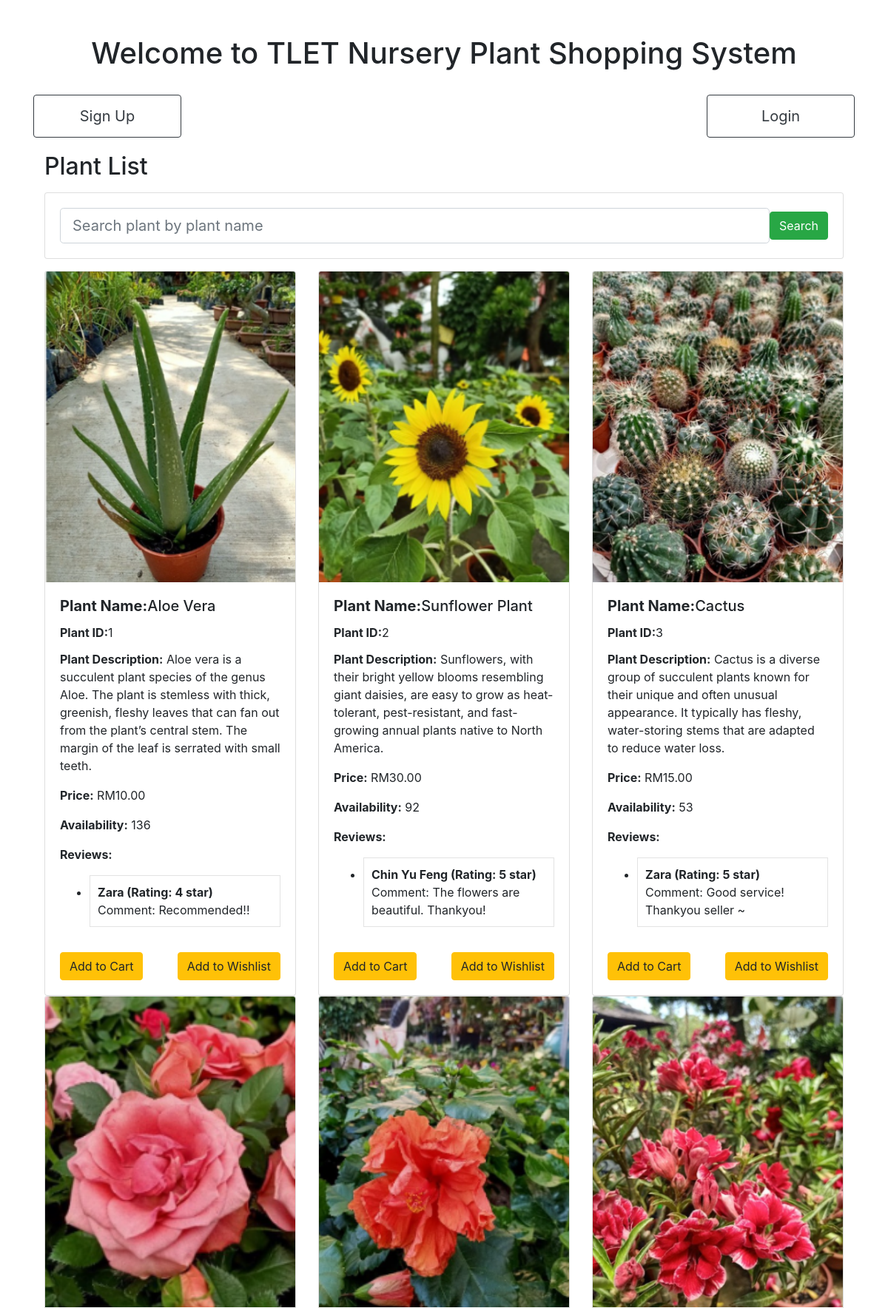
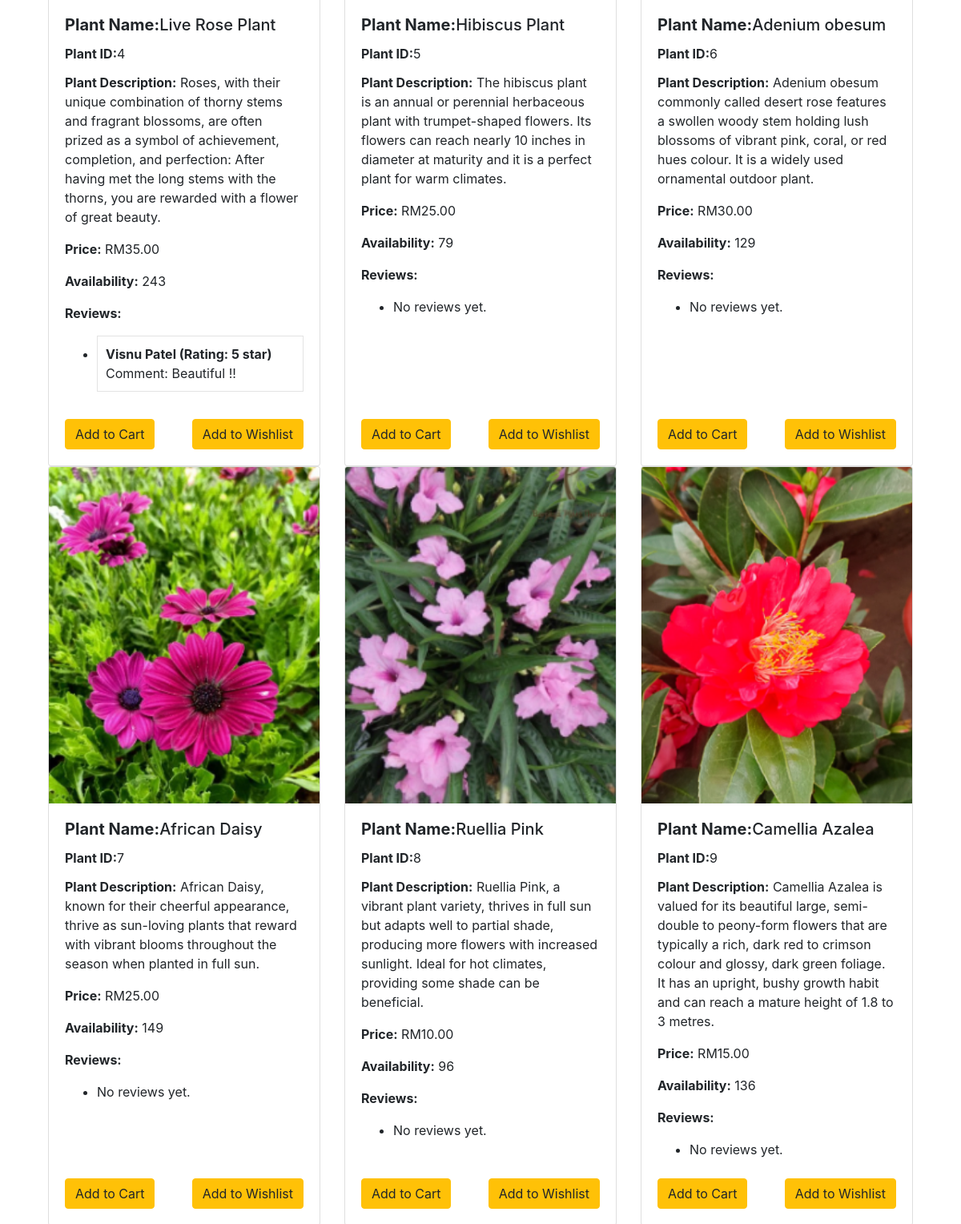
The page / (upper part) on the database its author committed (2 pictures, top to bottom).
### app/models.py (models this page shows, shortened)
class Plant(models.Model):
    plant_name = models.CharField(max_length=80)
    plant_image = models.ImageField(upload_to='plant/')
    plant_description = models.CharField(max_length=500)
    plant_price = models.DecimalField(max_digits=5, decimal_places=2)
    plant_availability = models.PositiveIntegerField(validators=[MinValueValidator(1), MaxValueValidator(999)])

class Review(models.Model):
    order_item = models.ForeignKey(OrderItem, on_delete=models.CASCADE, related_name='reviews')
    rating = models.IntegerField(validators=[MinValueValidator(1), MaxValueValidator(5)])
    comment = models.TextField(max_length=500)

class OrderItem(models.Model):
    order = models.ForeignKey(Order, on_delete=models.CASCADE, related_name='order_items')
    plant = models.ForeignKey(Plant, on_delete=models.CASCADE, related_name='order_items')
    plant_quantity = models.PositiveIntegerField(validators=[MinValueValidator(1), MaxValueValidator(50)])
    order_item_price = models.DecimalField(max_digits=5, decimal_places=2)
    to_review = models.BooleanField(default=True)

class Order(models.Model):
    customer = models.ForeignKey(Customer, on_delete=models.CASCADE, related_name='orders')
    payment = models.ForeignKey(Payment, on_delete=models.CASCADE, related_name='orders')
    delman = models.ForeignKey(DeliveryMan, on_delete=models.CASCADE, related_name='orders', null=True, blank=True)
    order_status = models.CharField(max_length=30)

class Customer(models.Model):
    user = models.OneToOneField(User, on_delete=models.CASCADE, primary_key=True, related_name='customer_profile')
    customer_name = models.CharField(max_length=80, default='Unknown')
    customer_address = models.CharField(max_length=200)
    customer_state = models.CharField(max_length=30)
    customer_ic = models.CharField(max_length=30, unique=True)
    customer_phone_number = models.BigIntegerField()

### app/views.py (the view)
# urls.py: 2. Add a URL to urlpatterns:  path('', views.home, name='home')
def home(request):
    plant_objects = Plant.objects.all()
    for plant in plant_objects:
        plant.reviews = Review.objects.filter(order_item__plant=plant)
    item_name = request.GET.get('item_name')
    if item_name:
        plant_objects = plant_objects.filter(plant_name__icontains=item_name)
        if not plant_objects:
            message = "No matching plants found."
            context = {'message': message}
            return render(request, 'index.html', context)
    context = {'plant_objects': plant_objects}
    return render(request, "index.html", {'plant_objects': plant_objects, 'item_name': item_name})

### app/templates/index.html (shortened to what this page needs)
<!DOCTYPE html>
<html lang="en">
<head>
  <link rel="stylesheet" href="https://stackpath.bootstrapcdn.com/bootstrap/4.5.2/css/bootstrap.min.css">
</head>
<body>
<div class="container mt-5">
  <h1 class="text-center mb-4">Welcome to TLET Nursery Plant Shopping System</h1>
  <div class="row">
    <div class="col-md-3 d-flex">
      <button type="button" class="btn btn-outline-dark btn-auth" onclick="location.href='{% url 'registrationPage' %}'">Sign Up</button>
    </div>
    <div class="col-md-9 d-flex justify-content-md-end">
      <button type="button" class="btn btn-outline-dark btn-auth" onclick="location.href='{% url 'loginPage' %}'">Login</button>
    </div>
  </div>
<div class="container">
  <div class="row">
      <div class="col-12 text-left">
          <h2 class="plant-list-title">Plant List</h2>
      </div>
  </div>
  <div class="row search-bar-container align-items-center">
      <div class="col-12">
          <form class="card card-sm">
              <div class="card-body row no-gutters align-items-center">
                  <div class="col">
                      <input type="search" name='item_name' placeholder="Search plant by plant name"
                          class="form-control form-control-lg search-input">
                  </div>
                  <div class="col-auto">
                      <button class="btn btn-success" type="submit">Search</button>
                  </div>
              </div>
          </form>
      </div>
  </div>
  <div class="row row-cols-1 row-cols-md-3 g-4">
      {% if plant_objects %}
      {% for plant in plant_objects %}
      <div class="col">
          <div class="card h-100">
              <img src="{{ plant.plant_image.url }}" class="card-img-top" alt="{{ plant.plant_name }}">
              <div class="card-body d-flex flex-column">
                  <h5 class="card-title"><strong>Plant Name:</strong>{{ plant.plant_name }}</h5>
                  <p class="card-title"><strong>Plant ID:</strong>{{ plant.id }}</p>
                  <p class="card-text"><strong>Plant Description:</strong> {{ plant.plant_description }}</p>
                  <p class="card-text"><strong>Price:</strong> RM{{ plant.plant_price }}</p>
                  <p class="card-text"><strong>Availability:</strong> {{ plant.plant_availability }}</p>
                  <p class="card-text"><strong>Reviews:</strong></p>
                  <ul>
                      {% for review in plant.reviews %}
                      <li class="review">
                          <strong>{{ review.order_item.order.customer.customer_name }} (Rating: {{ review.rating }} star)</strong><br>
                          Comment: {{ review.comment }}<br>
                      </li>
                      {% empty %}
                      <li class="no-reviews">No reviews yet.</li>
                      {% endfor %}
                  </ul>
                  <div class="mt-auto">
                      <div class="mt-auto d-flex justify-content-between align-items-center">
                          <form action="{% url 'add_to_cart' plant.id %}" method="post" class="d-inline">
                              <button type="submit" class="btn btn-warning btn-cart-wishlist">Add to Cart</button>
                          </form>
                          <a href="{% url 'add_to_wishlist' plant.id %}" class="btn btn-warning btn-cart-wishlist">Add to Wishlist</a>
                      </div>
                  </div>
              </div>
          </div>
      </div>
      {% endfor %}
      {% else %}
      <div class="col-md-12">
          <div class="alert alert-warning" role="alert">
              No plants match the entered criteria.
          </div>
      </div>
      {% endif %}
  </div>
</div>
</body>
</html>

### app/templates/index.html (style rules this page uses)
.btn-auth { padding: .80rem 1.50rem; font-size: 1.25rem; margin-top: 0.5rem; width: 200px; }
.search-bar-container { margin-bottom: 1rem; }
.card-img-top { width: 100%; height: 35vw; object-fit: cover; }
.review { border: 1px solid #e3e3e3; padding: 10px; margin-bottom: 10px; }
.search-input { width: 100%; }
.plant-list-title { margin-bottom: 1rem; margin-top: 20px; }
.btn-cart-wishlist { padding: .375rem .75rem; font-size: 1rem; line-height: 1.5; border-radius: .25rem; width: auto; margin-top: .5rem; }

### rows shown on the page
Plant: plant_image (picture), plant_name "Aloe Vera", id "1", plant_description "Aloe vera is a succulent plant species of the genus Aloe. The plant is stemless with thick, greenish, fleshy leaves that can fan out from the plant’s central stem. The margin of the leaf is serrated with small teeth.", plant_price "10.00", plant_availability "136"
Review: order_item.order.customer.customer_name "Zara", rating "4", comment "Recommended!!"
Plant: plant_image (picture), plant_name "Sunflower Plant", id "2", plant_description "Sunflowers, with their bright yellow blooms resembling giant daisies, are easy to grow as heat-tolerant, pest-resistant, and fast-growing annual plants native to North America.", plant_price "30.00", plant_availability "92"
Review: order_item.order.customer.customer_name "Chin Yu Feng", rating "5", comment "The flowers are beautiful. Thankyou!"
Plant: plant_image (picture), plant_name "Cactus", id "3", plant_description "Cactus is a diverse group of succulent plants known for their unique and often unusual appearance. It typically has fleshy, water-storing stems that are adapted to reduce water loss.", plant_price "15.00", plant_availability "53"
Review: order_item.order.customer.customer_name "Zara", rating "5", comment "Good service! Thankyou seller ~"
Plant: plant_image (picture), plant_name "Live Rose Plant", id "4", plant_description "Roses, with their unique combination of thorny stems and fragrant blossoms, are often prized as a symbol of achievement, completion, and perfection: After having met the long stems with the thorns, you are rewarded with a flower of great beauty.", plant_price "35.00", plant_availability "243"
Review: order_item.order.customer.customer_name "Visnu Patel", rating "5", comment "Beautiful !!"
Plant: plant_image (picture), plant_name "Hibiscus Plant", id "5", plant_description "The hibiscus plant is an annual or perennial herbaceous plant with trumpet-shaped flowers. Its flowers can reach nearly 10 inches in diameter at maturity and it is a perfect plant for warm climates.", plant_price "25.00", plant_availability "79"
Plant: plant_image (picture), plant_name "Adenium obesum", id "6", plant_description "Adenium obesum commonly called desert rose features a swollen woody stem holding lush blossoms of vibrant pink, coral, or red hues colour. It is a widely used ornamental outdoor plant.", plant_price "30.00", plant_availability "129"
Plant: plant_image (picture), plant_name "African Daisy", id "7", plant_description "African Daisy, known for their cheerful appearance, thrive as sun-loving plants that reward with vibrant blooms throughout the season when planted in full sun.", plant_price "25.00", plant_availability "149"
Plant: plant_image (picture), plant_name "Ruellia Pink", id "8", plant_description "Ruellia Pink, a vibrant plant variety, thrives in full sun but adapts well to partial shade, producing more flowers with increased sunlight. Ideal for hot climates, providing some shade can be beneficial.", plant_price "10.00", plant_availability "96"
Plant: plant_image (picture), plant_name "Camellia Azalea", id "9", plant_description "Camellia Azalea is valued for its beautiful large, semi-double to peony-form flowers that are typically a rich, dark red to crimson colour and glossy, dark green foliage. It has an upright, bushy growth habit and can reach a mature height of 1.8 to 3 metres.", plant_price "15.00", plant_availability "136"
